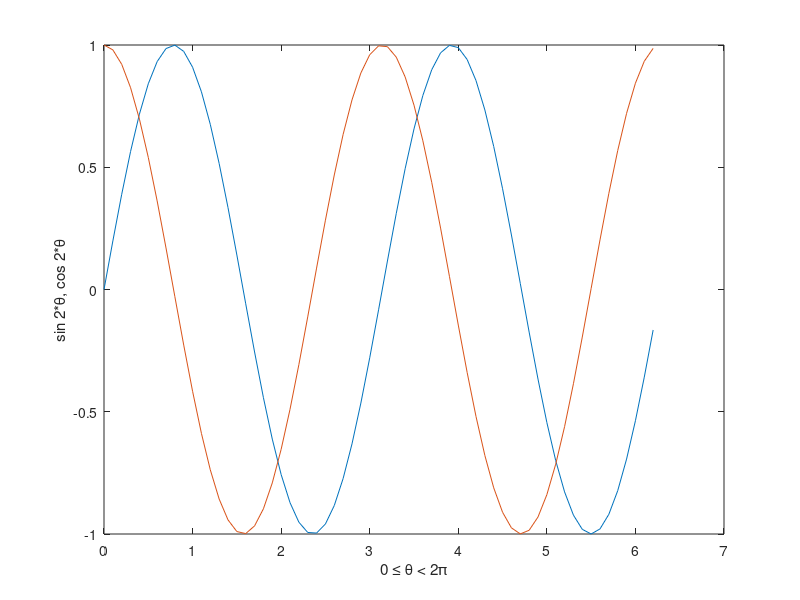

Reproduce this figure in MATLAB. (Note: this script raises an error after producing the figure.)
clear all;
clc;
t = 0:.1:2*pi;
yl = sin(2*t);
y2 = cos(2*t);
plot(t,yl,t,y2) 
xlabel ('0 \leq \theta < 2\pi')
ylabel('sin 2*\theta, cos 2*\theta')
text(1,cos(0.5), kosinus')
text(3,sin(1),' sinus')
axis tight